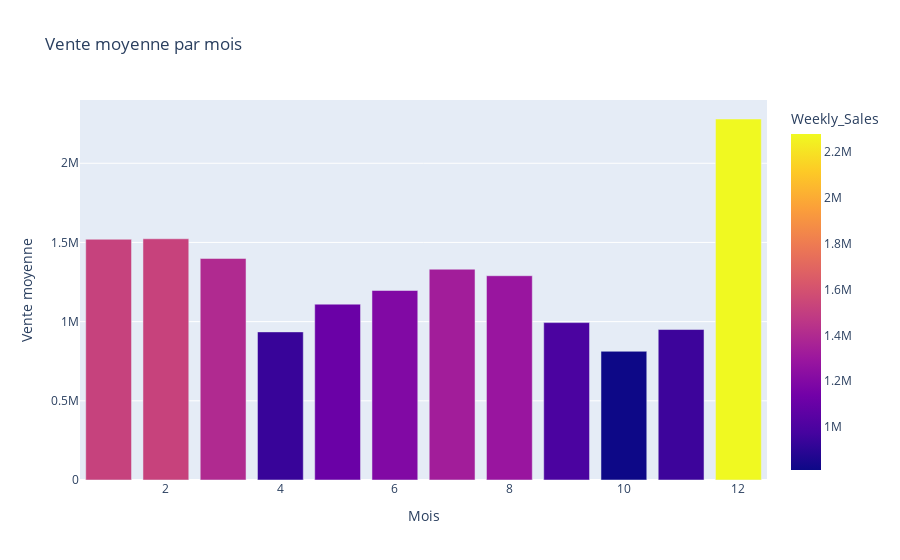

Notebook code cell kept with this figure:
### Markdown cell above
Le 8 du mois se démarque avec une moyenne à plus de 2 millions.

### Code cell
weekly_sales_mean= df1.groupby(['month']).agg({'Weekly_Sales':'mean'})
fig = px.bar(weekly_sales_mean, x=weekly_sales_mean.index, y='Weekly_Sales', title="Vente moyenne par mois", color='Weekly_Sales')
fig.update_xaxes(title="Mois")
fig.update_yaxes(title="Vente moyenne")
fig.show()

### Figure 1 — Plotly figure (JSON) as saved in the notebook; plotly's stock layout.template omitted (floating-point values rounded to 4 significant figures)
{"data": [{"alignmentgroup": "True", "hovertemplate": "month=%{x}<br>Weekly_Sales=%{marker.color}<extra></extra>", "legendgroup": "", "marker": {"color": [1520000.0, 1523000.0, 1399000.0, 935200.0, 1110000.0, 1197000.0, 1331000.0, 1290000.0, 993900.0, 812800.0, 950200.0, 2280000.0], "coloraxis": "coloraxis", "pattern": {"shape": ""}}, "name": "", "offsetgroup": "", "orientation": "v", "showlegend": false, "textposition": "auto", "type": "bar", "x": [1, 2, 3, 4, 5, 6, 7, 8, 9, 10, 11, 12], "xaxis": "x", "y": [1520000.0, 1523000.0, 1399000.0, 935200.0, 1110000.0, 1197000.0, 1331000.0, 1290000.0, 993900.0, 812800.0, 950200.0, 2280000.0], "yaxis": "y"}], "layout": {"barmode": "relative", "coloraxis": {"colorbar": {"title": {"text": "Weekly_Sales"}}, "colorscale": [[0, "#0d0887"], [0.1111, "#46039f"], [0.2222, "#7201a8"], [0.3333, "#9c179e"], [0.4444, "#bd3786"], [0.5556, "#d8576b"], [0.6667, "#ed7953"], [0.7778, "#fb9f3a"], [0.8889, "#fdca26"], [1, "#f0f921"]]}, "legend": {"tracegroupgap": 0}, "title": {"text": "Vente moyenne par mois"}, "xaxis": {"anchor": "y", "domain": [0, 1], "title": {"text": "Mois"}}, "yaxis": {"anchor": "x", "domain": [0, 1], "title": {"text": "Vente moyenne"}}}}
